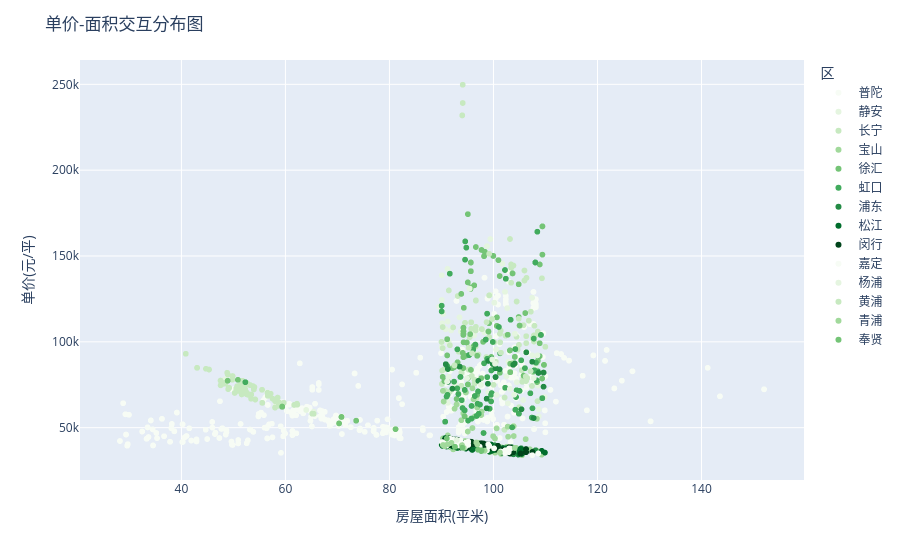

Notebook source saved alongside this figure:
### Code cell
fig = px.scatter(df, x='房屋面积(平米)', y='单价(元/平)', 
                color='区', color_discrete_sequence=px.colors.sequential.Greens,
                hover_data=['小区名称','建筑类型'])
fig.update_layout(title='单价-面积交互分布图')
fig.show()
fig.write_html("单价-面积交互分布图.html")

### Figure 1 — Plotly figure (JSON) as saved in the notebook; plotly's stock layout.template omitted (floating-point values rounded to 4 significant figures; data arrays with more than 128 entries replaced by an {"elided": "..."} marker saying what was removed)
{"data": [{"customdata": {"elided": "992x2 str values"}, "hovertemplate": "区=普陀<br>房屋面积(平米)=%{x}<br>单价(元/平)=%{y}<br>小区名称=%{customdata[0]}<br>建筑类型=%{customdata[1]}<extra></extra>", "legendgroup": "普陀", "marker": {"color": "rgb(247,252,245)", "symbol": "circle"}, "mode": "markers", "name": "普陀", "showlegend": true, "type": "scattergl", "x": {"elided": "992 float values"}, "xaxis": "x", "y": {"elided": "992 int values"}, "yaxis": "y"}, {"customdata": {"elided": "152x2 str values"}, "hovertemplate": "区=静安<br>房屋面积(平米)=%{x}<br>单价(元/平)=%{y}<br>小区名称=%{customdata[0]}<br>建筑类型=%{customdata[1]}<extra></extra>", "legendgroup": "静安", "marker": {"color": "rgb(229,245,224)", "symbol": "circle"}, "mode": "markers", "name": "静安", "showlegend": true, "type": "scattergl", "x": {"elided": "152 float values"}, "xaxis": "x", "y": {"elided": "152 int values"}, "yaxis": "y"}, {"customdata": {"elided": "336x2 str values"}, "hovertemplate": "区=长宁<br>房屋面积(平米)=%{x}<br>单价(元/平)=%{y}<br>小区名称=%{customdata[0]}<br>建筑类型=%{customdata[1]}<extra></extra>", "legendgroup": "长宁", "marker": {"color": "rgb(199,233,192)", "symbol": "circle"}, "mode": "markers", "name": "长宁", "showlegend": true, "type": "scattergl", "x": {"elided": "336 float values"}, "xaxis": "x", "y": {"elided": "336 int values"}, "yaxis": "y"}, {"customdata": {"elided": "226x2 str values"}, "hovertemplate": "区=宝山<br>房屋面积(平米)=%{x}<br>单价(元/平)=%{y}<br>小区名称=%{customdata[0]}<br>建筑类型=%{customdata[1]}<extra></extra>", "legendgroup": "宝山", "marker": {"color": "rgb(161,217,155)", "symbol": "circle"}, "mode": "markers", "name": "宝山", "showlegend": true, "type": "scattergl", "x": {"elided": "226 float values"}, "xaxis": "x", "y": {"elided": "226 int values"}, "yaxis": "y"}, {"customdata": {"elided": "212x2 str values"}, "hovertemplate": "区=徐汇<br>房屋面积(平米)=%{x}<br>单价(元/平)=%{y}<br>小区名称=%{customdata[0]}<br>建筑类型=%{customdata[1]}<extra></extra>", "legendgroup": "徐汇", "marker": {"color": "rgb(116,196,118)", "symbol": "circle"}, "mode": "markers", "name": "徐汇", "showlegend": true, "type": "scattergl", "x": {"elided": "212 float values"}, "xaxis": "x", "y": {"elided": "212 int values"}, "yaxis": "y"}, {"customdata": {"elided": "186x2 str values"}, "hovertemplate": "区=虹口<br>房屋面积(平米)=%{x}<br>单价(元/平)=%{y}<br>小区名称=%{customdata[0]}<br>建筑类型=%{customdata[1]}<extra></extra>", "legendgroup": "虹口", "marker": {"color": "rgb(65,171,93)", "symbol": "circle"}, "mode": "markers", "name": "虹口", "showlegend": true, "type": "scattergl", "x": {"elided": "186 float values"}, "xaxis": "x", "y": {"elided": "186 int values"}, "yaxis": "y"}, {"customdata": {"elided": "190x2 str values"}, "hovertemplate": "区=浦东<br>房屋面积(平米)=%{x}<br>单价(元/平)=%{y}<br>小区名称=%{customdata[0]}<br>建筑类型=%{customdata[1]}<extra></extra>", "legendgroup": "浦东", "marker": {"color": "rgb(35,139,69)", "symbol": "circle"}, "mode": "markers", "name": "浦东", "showlegend": true, "type": "scattergl", "x": {"elided": "190 float values"}, "xaxis": "x", "y": {"elided": "190 int values"}, "yaxis": "y"}, {"customdata": {"elided": "232x2 str values"}, "hovertemplate": "区=松江<br>房屋面积(平米)=%{x}<br>单价(元/平)=%{y}<br>小区名称=%{customdata[0]}<br>建筑类型=%{customdata[1]}<extra></extra>", "legendgroup": "松江", "marker": {"color": "rgb(0,109,44)", "symbol": "circle"}, "mode": "markers", "name": "松江", "showlegend": true, "type": "scattergl", "x": {"elided": "232 float values"}, "xaxis": "x", "y": {"elided": "232 int values"}, "yaxis": "y"}, {"customdata": {"elided": "206x2 str values"}, "hovertemplate": "区=闵行<br>房屋面积(平米)=%{x}<br>单价(元/平)=%{y}<br>小区名称=%{customdata[0]}<br>建筑类型=%{customdata[1]}<extra></extra>", "legendgroup": "闵行", "marker": {"color": "rgb(0,68,27)", "symbol": "circle"}, "mode": "markers", "name": "闵行", "showlegend": true, "type": "scattergl", "x": {"elided": "206 float values"}, "xaxis": "x", "y": {"elided": "206 int values"}, "yaxis": "y"}, {"customdata": {"elided": "92x2 str values"}, "hovertemplate": "区=嘉定<br>房屋面积(平米)=%{x}<br>单价(元/平)=%{y}<br>小区名称=%{customdata[0]}<br>建筑类型=%{customdata[1]}<extra></extra>", "legendgroup": "嘉定", "marker": {"color": "rgb(247,252,245)", "symbol": "circle"}, "mode": "markers", "name": "嘉定", "showlegend": true, "type": "scattergl", "x": [91.53, 102.3, 91.7, 100.1, 94.53, 91.93, 90.58, 90.58, 90.36, 93.64, 90.98, 90.98, 99.18, 94.63, 95.15, 99.18, 90.36, 93.64, 90.98, 103.0, 91.23, 101.4, 91.31, 99.0, 93.29, 107.5, 102.9, 92.15, 102.9, 103.2, 97.34, 102.9, 103.2, 94.33, 92.82, 93.2, 92.38, 102.2, 91.7, 90.14, 94.15, 95.15, 98.76, 108.6, 102.9, 102.9, 91.53, 102.3, 91.7, 100.1, 94.53, 91.93, 90.58, 90.58, 90.36, 93.64, 90.98, 90.98, 99.18, 94.63, 95.15, 99.18, 90.36, 93.64, 90.98, 103.0, 91.23, 101.4, 91.31, 99.0, 93.29, 107.5, 102.9, 92.15, 102.9, 103.2, 97.34, 102.9, 103.2, 94.33, 92.82, 93.2, 92.38, 102.2, 91.7, 90.14, 94.15, 95.15, 98.76, 108.6, 102.9, 102.9], "xaxis": "x", "y": [40971, 36770, 43512, 37959, 38613, 42968, 39303, 39303, 41169, 42717, 39570, 39570, 39323, 41214, 41829, 39323, 41169, 42717, 40009, 37865, 43298, 36102, 41617, 40203, 39662, 33967, 35753, 43299, 37405, 37777, 38936, 37405, 37777, 39225, 40940, 39700, 40918, 35226, 43512, 41602, 38237, 39937, 36756, 34988, 35753, 37405, 40971, 36770, 43512, 37959, 38613, 42968, 39303, 39303, 41169, 42717, 39570, 39570, 39323, 41214, 41829, 39323, 41169, 42717, 40009, 37865, 43298, 36102, 41617, 40203, 39662, 33967, 35753, 43299, 37405, 37777, 38936, 37405, 37777, 39225, 40940, 39700, 40918, 35226, 43512, 41602, 38237, 39937, 36756, 34988, 35753, 37405], "yaxis": "y"}, {"customdata": [["益民小区", "塔楼"], ["三湘世纪花城", "板楼"], ["文化花园香榭丽苑", "板楼"], ["上海大花园", "板楼"], ["文通雅苑", "板楼"], ["正文花园(一期)", "板楼"], ["嘉禄新苑", "板楼"], ["三湘世纪花城", "板楼"], ["三湘世纪花城", "板楼"], ["文化花园清华苑", "板楼"], ["上海大花园", "板楼"], ["嘉禄新苑", "板楼"], ["文化花园清华苑", "板楼"], ["上海大花园", "板楼"], ["嘉禄新苑", "板楼"], ["宝地东花园", "板楼"], ["宝地东花园", "板楼"], ["界龙商务大楼", "塔楼"], ["文化花园清华苑", "板楼"], ["上海大花园", "板楼"], ["宝地东花园", "板楼"], ["三湘世纪花城", "板楼"], ["界龙商务大楼", "塔楼"], ["益民小区", "塔楼"], ["三湘世纪花城", "板楼"], ["文化花园香榭丽苑", "板楼"], ["上海大花园", "板楼"], ["文通雅苑", "板楼"], ["正文花园(一期)", "板楼"], ["嘉禄新苑", "板楼"], ["三湘世纪花城", "板楼"], ["三湘世纪花城", "板楼"], ["文化花园清华苑", "板楼"], ["上海大花园", "板楼"], ["嘉禄新苑", "板楼"], ["文化花园清华苑", "板楼"], ["上海大花园", "板楼"], ["嘉禄新苑", "板楼"], ["宝地东花园", "板楼"], ["宝地东花园", "板楼"], ["界龙商务大楼", "塔楼"], ["文化花园清华苑", "板楼"], ["上海大花园", "板楼"], ["宝地东花园", "板楼"], ["三湘世纪花城", "板楼"], ["界龙商务大楼", "塔楼"]], "hovertemplate": "区=杨浦<br>房屋面积(平米)=%{x}<br>单价(元/平)=%{y}<br>小区名称=%{customdata[0]}<br>建筑类型=%{customdata[1]}<extra></extra>", "legendgroup": "杨浦", "marker": {"color": "rgb(229,245,224)", "symbol": "circle"}, "mode": "markers", "name": "杨浦", "showlegend": true, "type": "scattergl", "x": [92.92, 100.6, 97.59, 107.7, 91.19, 103.2, 100.3, 91.09, 91.09, 94.92, 95.42, 99.76, 94.92, 95.42, 99.76, 102.2, 104.1, 105.7, 91.41, 108.5, 100.5, 104.0, 105.7, 92.92, 100.6, 97.59, 107.7, 91.19, 103.2, 100.3, 91.09, 91.09, 94.92, 95.42, 99.76, 94.92, 95.42, 99.76, 102.2, 104.1, 105.7, 91.41, 108.5, 100.5, 104.0, 105.7], "xaxis": "x", "y": [42833, 69100, 74906, 78894, 111855, 72606, 87239, 76848, 76848, 78804, 131000, 89716, 78804, 131000, 89716, 129134, 104687, 66119, 79642, 92100, 95513, 69251, 66119, 42833, 69100, 74906, 78894, 111855, 72606, 87239, 76848, 76848, 78804, 131000, 89716, 78804, 131000, 89716, 129134, 104687, 66119, 79642, 92100, 95513, 69251, 66119], "yaxis": "y"}, {"customdata": {"elided": "76x2 str values"}, "hovertemplate": "区=黄浦<br>房屋面积(平米)=%{x}<br>单价(元/平)=%{y}<br>小区名称=%{customdata[0]}<br>建筑类型=%{customdata[1]}<extra></extra>", "legendgroup": "黄浦", "marker": {"color": "rgb(199,233,192)", "symbol": "circle"}, "mode": "markers", "name": "黄浦", "showlegend": true, "type": "scattergl", "x": [107.1, 91.62, 109.3, 103.2, 92.5, 106.3, 96.62, 98.68, 94.0, 106.0, 94.0, 103.4, 99.75, 104.5, 99.17, 104.9, 103.4, 103.8, 106.2, 104.5, 101.4, 95.85, 92.25, 96.62, 103.4, 99.17, 96.62, 95.24, 90.23, 95.24, 90.23, 106.0, 91.42, 95.88, 94.09, 94.09, 96.62, 95.24, 107.1, 91.62, 109.3, 103.2, 92.5, 106.3, 96.62, 98.68, 94.0, 106.0, 94.0, 103.4, 99.75, 104.5, 99.17, 104.9, 103.4, 103.8, 106.2, 104.5, 101.4, 95.85, 92.25, 96.62, 103.4, 99.17, 96.62, 95.24, 90.23, 95.24, 90.23, 106.0, 91.42, 95.88, 94.09, 94.09, 96.62, 95.24], "xaxis": "x", "y": [82890, 98014, 137029, 159915, 86271, 137283, 124198, 111472, 231915, 141563, 231915, 143134, 113284, 123493, 127055, 113485, 145068, 144454, 79850, 123493, 93652, 80126, 108402, 108674, 134430, 151256, 123991, 96599, 108612, 96599, 96310, 135712, 129950, 93346, 239133, 249761, 108674, 96599, 82890, 98014, 137029, 159915, 86271, 137283, 124198, 111472, 231915, 141563, 231915, 143134, 113284, 123493, 127055, 113485, 145068, 144454, 79850, 123493, 93652, 80126, 108402, 108674, 134430, 151256, 123991, 96599, 108612, 96599, 96310, 135712, 129950, 93346, 239133, 249761, 108674, 96599], "yaxis": "y"}, {"customdata": [["合生御廷园(公寓)", "板楼"], ["合生御廷园(公寓)", "板楼"], ["海天花园(公寓)", "板楼"], ["海天花园(公寓)", "板楼"], ["吉富绅花园", "板楼"], ["崧泽华城秀景苑(三期)", "板楼"], ["西郊美德苑", "板楼"], ["吉富绅花园", "板楼"], ["吉富绅花园", "板楼"], ["中铁逸都1期", "板楼"], ["西郊美德苑", "板楼"], ["西郊美德苑", "板楼"], ["中环境秋月一期", "板楼"], ["夏阳湖国际花园(西区)", "板楼"], ["西郊美德苑", "板楼"], ["双桥公寓（四区）", "板楼"], ["东渡悦来城", "板楼"], ["中铁逸都2期", "板楼"], ["合生御廷园(公寓)", "板楼"], ["合生御廷园(公寓)", "板楼"], ["海天花园(公寓)", "板楼"], ["海天花园(公寓)", "板楼"], ["吉富绅花园", "板楼"], ["崧泽华城秀景苑(三期)", "板楼"], ["西郊美德苑", "板楼"], ["吉富绅花园", "板楼"], ["吉富绅花园", "板楼"], ["中铁逸都1期", "板楼"], ["西郊美德苑", "板楼"], ["西郊美德苑", "板楼"], ["中环境秋月一期", "板楼"], ["夏阳湖国际花园(西区)", "板楼"], ["西郊美德苑", "板楼"], ["双桥公寓（四区）", "板楼"], ["东渡悦来城", "板楼"], ["中铁逸都2期", "板楼"]], "hovertemplate": "区=青浦<br>房屋面积(平米)=%{x}<br>单价(元/平)=%{y}<br>小区名称=%{customdata[0]}<br>建筑类型=%{customdata[1]}<extra></extra>", "legendgroup": "青浦", "marker": {"color": "rgb(161,217,155)", "symbol": "circle"}, "mode": "markers", "name": "青浦", "showlegend": true, "type": "scattergl", "x": [91.2, 94.29, 104.1, 104.1, 98.28, 93.95, 90.46, 98.28, 98.28, 91.92, 90.46, 90.46, 96.91, 101.2, 90.46, 96.7, 90.29, 90.57, 91.2, 94.29, 104.1, 104.1, 98.28, 93.95, 90.46, 98.28, 98.28, 91.92, 90.46, 90.46, 96.91, 101.2, 90.46, 96.7, 90.29, 90.57], "xaxis": "x", "y": [40351, 38181, 38237, 38237, 36631, 39809, 39576, 36631, 36631, 41123, 39797, 39797, 40244, 35560, 39797, 41366, 39872, 39197, 40351, 38181, 38237, 38237, 36631, 39809, 39576, 36631, 36631, 41123, 39797, 39797, 40244, 35560, 39797, 41366, 39872, 39197], "yaxis": "y"}, {"customdata": [["中粮南桥锦云", null], ["绿地南桥新苑", "板楼"], ["同盛南桥花园", "板楼"], ["金海苑南区", "板楼"], ["绿地南桥新苑", "板楼"], ["金海苑南区", "板楼"], ["南郊御墅", "板楼"], ["庙泾新村", "板楼"], ["中粮南桥锦云", null], ["绿地南桥新苑", "板楼"], ["同盛南桥花园", "板楼"], ["金海苑南区", "板楼"], ["绿地南桥新苑", "板楼"], ["金海苑南区", "板楼"], ["南郊御墅", "板楼"], ["庙泾新村", "板楼"]], "hovertemplate": "区=奉贤<br>房屋面积(平米)=%{x}<br>单价(元/平)=%{y}<br>小区名称=%{customdata[0]}<br>建筑类型=%{customdata[1]}<extra></extra>", "legendgroup": "奉贤", "marker": {"color": "rgb(116,196,118)", "symbol": "circle"}, "mode": "markers", "name": "奉贤", "showlegend": true, "type": "scattergl", "x": [94.0, 97.71, 97.65, 92.59, 97.71, 92.59, 91.03, 97.04, 94.0, 97.71, 97.65, 92.59, 97.71, 92.59, 91.03, 97.04], "xaxis": "x", "y": [38298, 36844, 36355, 38882, 36844, 38882, 43722, 37099, 38298, 36844, 36355, 38882, 36844, 38882, 43722, 37099], "yaxis": "y"}], "layout": {"legend": {"title": {"text": "区"}, "tracegroupgap": 0}, "margin": {"t": 60}, "title": {"text": "单价-面积交互分布图"}, "xaxis": {"anchor": "y", "domain": [0, 1], "title": {"text": "房屋面积(平米)"}}, "yaxis": {"anchor": "x", "domain": [0, 1], "title": {"text": "单价(元/平)"}}}}
